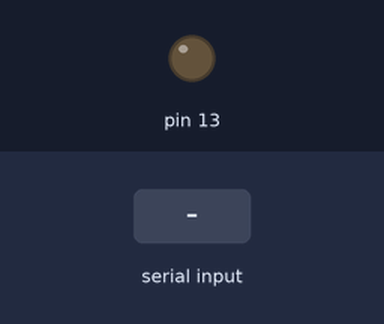
Bench run of a sketch on a simulated Arduino Uno, built with avr-gcc and run on an emulated ATmega328P. Parts: output pins drawn as LEDs (lit = HIGH). The inputs (shaded band) are chosen by the test bench. No radio packets arrive unless stated; what the sketch prints to the serial monitor is not drawn.

Above: at 1.2 s.
1.3 s: "1\n" received over Serial
At 2.8 s:
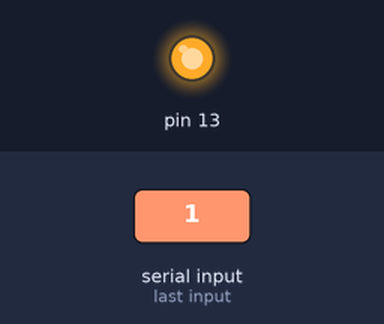
4.3 s: "0\n" received over Serial
At 7.2 s:
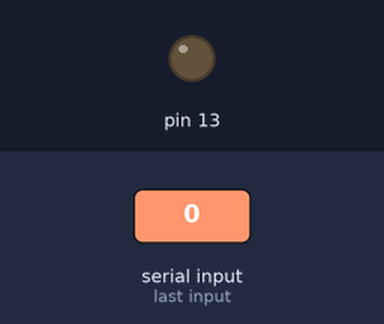
7.3 s: "2\n" received over Serial
At 9.3 s:
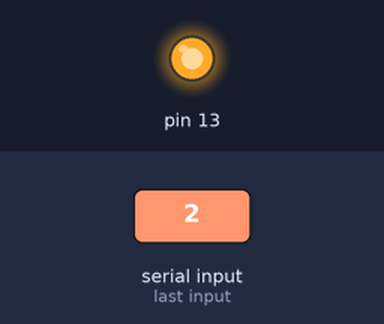
Timing chart, 0 to 11.7 s (numbered marks = the images above; inputs shaded):
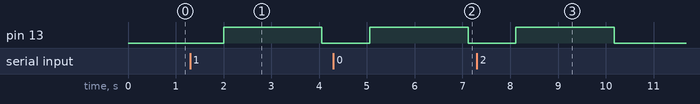

Measured:
- after the input at 1.3 s, pin 13: LOW → HIGH after 0.70 s, → LOW 2.1 s later
- after the input at 4.3 s, pin 13: LOW → HIGH after 0.76 s, → LOW 2.1 s later
- after the input at 7.3 s, pin 13: LOW → HIGH after 0.82 s, → LOW 2.1 s later

The sketch:

transmitter.ino
```cpp
#include <VirtualWire.h>

void setup() {
  Serial.begin(9600);
  vw_setup(2000);
  Serial.println("Go !");
  pinMode(13, OUTPUT);
}

void loop() {
  byte message[VW_MAX_MESSAGE_LEN];
  // Lit un message de maximum 26 caractères depuis le port série
  int len = Serial.readBytesUntil('\n', (char*) message, VW_MAX_MESSAGE_LEN - 1);
  if (!len) {
    digitalWrite(13, LOW);
    delay(1000);
    return; // Pas de message
  }
  message[len] = '\0'; // Ferme la chaine de caractères

  digitalWrite(13, HIGH);
  delay(1000);
  vw_send(message, len + 1); // On envoie le message
  vw_wait_tx(); // On attend la fin de l'envoi
}
```
